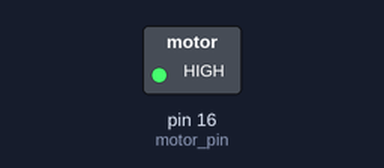
A program run on a simulated MicroPython board. On the bench: switched loads named in the program (green lamp = pin HIGH). Dashed ring = blinking.

Above: at 0.5 s.
Timing chart, 0 to 4.6 s (numbered marks = the images above):
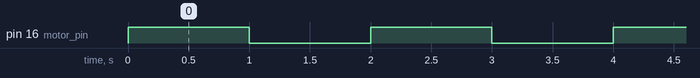

Measured:
- by itself, pin 16 (motor_pin): alternates HIGH for 1.0 s and LOW for 1.0 s

The program:

PumpNoLibrary.py
```python
import machine
import utime

# Configure GPIO pin
motor_pin = machine.Pin(16, machine.Pin.OUT)

# Turn the motor on and off in a loop
while True:
    motor_pin.on()  # Turn the motor on
    utime.sleep(1)  # Wait for 1 second
    motor_pin.off()  # Turn the motor off
    utime.sleep(1)  # Wait for 1 second
```
